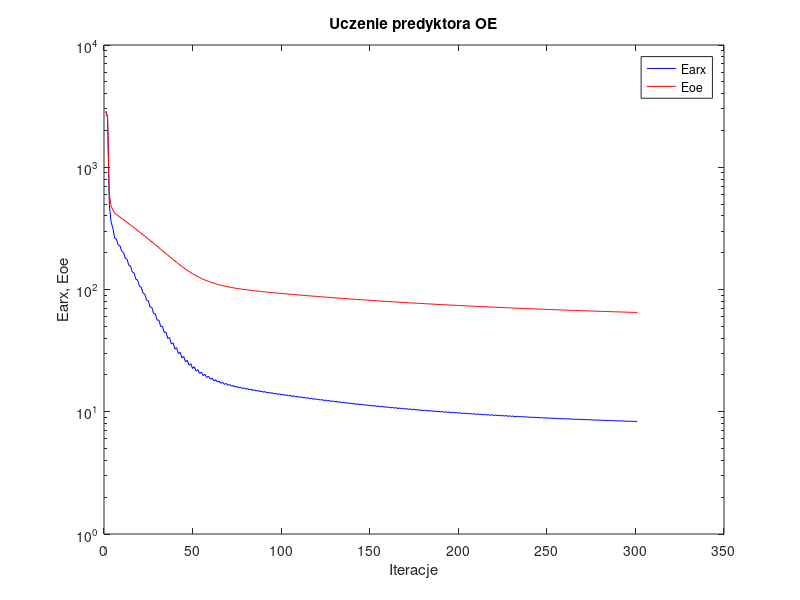
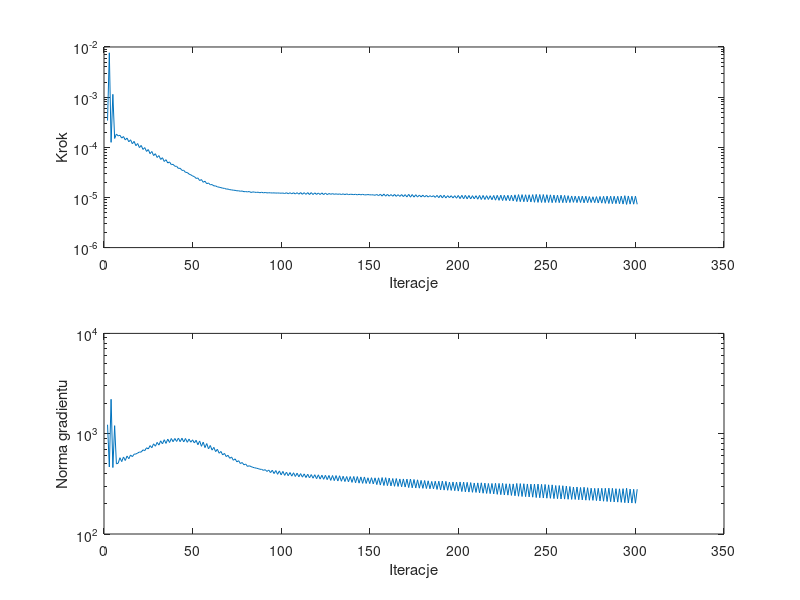

The MATLAB script that drew these images, in order:
%uczenie predyktora oe
clear all;
n=0; farx(n+1)=2.868368e+003; foe(n+1)=2.868467e+003; wspucz(n+1)=0.000000e+000; ng(n+1)=0.000000e+000;
n=1; farx(n+1)=2.554831e+003; foe(n+1)=2.596989e+003; krok(n+1)=3.411214e-004; ng(n+1)=1.228928e+003;
n=2; farx(n+1)=4.952606e+002; foe(n+1)=6.022790e+002; krok(n+1)=7.660947e-003; ng(n+1)=4.655565e+002;
n=3; farx(n+1)=3.558802e+002; foe(n+1)=4.803657e+002; krok(n+1)=1.254535e-004; ng(n+1)=2.203438e+003;
n=4; farx(n+1)=3.177712e+002; foe(n+1)=4.481550e+002; krok(n+1)=1.137613e-003; ng(n+1)=4.598097e+002;
n=5; farx(n+1)=2.639293e+002; foe(n+1)=4.209864e+002; krok(n+1)=1.500113e-004; ng(n+1)=1.202391e+003;
n=6; farx(n+1)=2.581580e+002; foe(n+1)=4.104513e+002; krok(n+1)=1.837317e-004; ng(n+1)=5.001870e+002;
n=7; farx(n+1)=2.317940e+002; foe(n+1)=4.006375e+002; krok(n+1)=1.684609e-004; ng(n+1)=5.077305e+002;
n=8; farx(n+1)=2.284505e+002; foe(n+1)=3.910889e+002; krok(n+1)=1.733806e-004; ng(n+1)=5.761047e+002;
n=9; farx(n+1)=2.047493e+002; foe(n+1)=3.814862e+002; krok(n+1)=1.526551e-004; ng(n+1)=5.267652e+002;
n=10; farx(n+1)=2.013061e+002; foe(n+1)=3.721732e+002; krok(n+1)=1.638013e-004; ng(n+1)=5.860584e+002;
n=11; farx(n+1)=1.801169e+002; foe(n+1)=3.628823e+002; krok(n+1)=1.401071e-004; ng(n+1)=5.403901e+002;
n=12; farx(n+1)=1.769185e+002; foe(n+1)=3.538897e+002; krok(n+1)=1.527851e-004; ng(n+1)=5.991500e+002;
n=13; farx(n+1)=1.580374e+002; foe(n+1)=3.449579e+002; krok(n+1)=1.287051e-004; ng(n+1)=5.629191e+002;
n=14; farx(n+1)=1.552431e+002; foe(n+1)=3.363255e+002; krok(n+1)=1.410950e-004; ng(n+1)=6.135067e+002;
n=15; farx(n+1)=1.385389e+002; foe(n+1)=3.277710e+002; krok(n+1)=1.176687e-004; ng(n+1)=5.903801e+002;
n=16; farx(n+1)=1.361182e+002; foe(n+1)=3.194856e+002; krok(n+1)=1.312842e-004; ng(n+1)=6.247160e+002;
n=17; farx(n+1)=1.212603e+002; foe(n+1)=3.112853e+002; krok(n+1)=1.075741e-004; ng(n+1)=6.272326e+002;
n=18; farx(n+1)=1.193505e+002; foe(n+1)=3.033598e+002; krok(n+1)=1.189563e-004; ng(n+1)=6.417941e+002;
n=19; farx(n+1)=1.062308e+002; foe(n+1)=2.955226e+002; krok(n+1)=9.874235e-005; ng(n+1)=6.565512e+002;
n=20; farx(n+1)=1.047323e+002; foe(n+1)=2.879178e+002; krok(n+1)=1.089132e-004; ng(n+1)=6.555382e+002;
n=21; farx(n+1)=9.307620e+001; foe(n+1)=2.804064e+002; krok(n+1)=9.050205e-005; ng(n+1)=6.905319e+002;
n=22; farx(n+1)=9.203497e+001; foe(n+1)=2.731201e+002; krok(n+1)=9.866949e-005; ng(n+1)=6.776018e+002;
n=23; farx(n+1)=8.169427e+001; foe(n+1)=2.659175e+002; krok(n+1)=8.273599e-005; ng(n+1)=7.239994e+002;
n=24; farx(n+1)=8.103981e+001; foe(n+1)=2.589263e+002; krok(n+1)=9.012338e-005; ng(n+1)=7.043239e+002;
n=25; farx(n+1)=7.190565e+001; foe(n+1)=2.520095e+002; krok(n+1)=7.457719e-005; ng(n+1)=7.612572e+002;
n=26; farx(n+1)=7.151042e+001; foe(n+1)=2.452822e+002; krok(n+1)=8.253980e-005; ng(n+1)=7.246153e+002;
n=27; farx(n+1)=6.338133e+001; foe(n+1)=2.386593e+002; krok(n+1)=6.831655e-005; ng(n+1)=7.926463e+002;
n=28; farx(n+1)=6.329192e+001; foe(n+1)=2.322174e+002; krok(n+1)=7.447980e-005; ng(n+1)=7.501557e+002;
n=29; farx(n+1)=5.608228e+001; foe(n+1)=2.258945e+002; krok(n+1)=6.257477e-005; ng(n+1)=8.192057e+002;
n=30; farx(n+1)=5.622715e+001; foe(n+1)=2.197272e+002; krok(n+1)=6.831655e-005; ng(n+1)=7.703695e+002;
n=31; farx(n+1)=4.978298e+001; foe(n+1)=2.136994e+002; krok(n+1)=5.720244e-005; ng(n+1)=8.492754e+002;
n=32; farx(n+1)=5.014965e+001; foe(n+1)=2.078228e+002; krok(n+1)=6.197037e-005; ng(n+1)=7.910583e+002;
n=33; farx(n+1)=4.444892e+001; foe(n+1)=2.021110e+002; krok(n+1)=5.209949e-005; ng(n+1)=8.708668e+002;
n=34; farx(n+1)=4.492519e+001; foe(n+1)=1.965167e+002; krok(n+1)=5.665485e-005; ng(n+1)=8.003457e+002;
n=35; farx(n+1)=3.982287e+001; foe(n+1)=1.911424e+002; krok(n+1)=4.856864e-005; ng(n+1)=8.834370e+002;
n=36; farx(n+1)=4.047052e+001; foe(n+1)=1.858729e+002; krok(n+1)=5.111781e-005; ng(n+1)=8.175243e+002;
n=37; farx(n+1)=3.589836e+001; foe(n+1)=1.808475e+002; krok(n+1)=4.506169e-005; ng(n+1)=8.954466e+002;
n=38; farx(n+1)=3.666066e+001; foe(n+1)=1.759168e+002; krok(n+1)=4.572173e-005; ng(n+1)=8.316167e+002;
n=39; farx(n+1)=3.260785e+001; foe(n+1)=1.712570e+002; krok(n+1)=4.185317e-005; ng(n+1)=8.960989e+002;
n=40; farx(n+1)=3.343866e+001; foe(n+1)=1.666807e+002; krok(n+1)=4.184295e-005; ng(n+1)=8.365467e+002;
n=41; farx(n+1)=2.985926e+001; foe(n+1)=1.624006e+002; krok(n+1)=3.788626e-005; ng(n+1)=9.045379e+002;
n=42; farx(n+1)=3.069256e+001; foe(n+1)=1.581980e+002; krok(n+1)=3.819627e-005; ng(n+1)=8.324415e+002;
n=43; farx(n+1)=2.753978e+001; foe(n+1)=1.543065e+002; krok(n+1)=3.468782e-005; ng(n+1)=9.018706e+002;
n=44; farx(n+1)=2.836697e+001; foe(n+1)=1.504940e+002; krok(n+1)=3.473178e-005; ng(n+1)=8.278208e+002;
n=45; farx(n+1)=2.560054e+001; foe(n+1)=1.469922e+002; krok(n+1)=3.163728e-005; ng(n+1)=8.957902e+002;
n=46; farx(n+1)=2.639346e+001; foe(n+1)=1.435742e+002; krok(n+1)=3.146663e-005; ng(n+1)=8.209032e+002;
n=47; farx(n+1)=2.396163e+001; foe(n+1)=1.404526e+002; krok(n+1)=2.921834e-005; ng(n+1)=8.838803e+002;
n=48; farx(n+1)=2.472189e+001; foe(n+1)=1.374211e+002; krok(n+1)=2.829063e-005; ng(n+1)=8.225747e+002;
n=49; farx(n+1)=2.261100e+001; foe(n+1)=1.346614e+002; krok(n+1)=2.677366e-005; ng(n+1)=8.690344e+002;
n=50; farx(n+1)=2.331685e+001; foe(n+1)=1.319991e+002; krok(n+1)=2.605170e-005; ng(n+1)=8.085075e+002;
n=51; farx(n+1)=2.150227e+001; foe(n+1)=1.295784e+002; krok(n+1)=2.394830e-005; ng(n+1)=8.601019e+002;
n=52; farx(n+1)=2.212599e+001; foe(n+1)=1.272563e+002; krok(n+1)=2.444110e-005; ng(n+1)=7.756306e+002;
n=53; farx(n+1)=2.055332e+001; foe(n+1)=1.251415e+002; krok(n+1)=2.170937e-005; ng(n+1)=8.467622e+002;
n=54; farx(n+1)=2.110963e+001; foe(n+1)=1.231250e+002; krok(n+1)=2.273062e-005; ng(n+1)=7.485585e+002;
n=55; farx(n+1)=1.973869e+001; foe(n+1)=1.212825e+002; krok(n+1)=2.007443e-005; ng(n+1)=8.243922e+002;
n=56; farx(n+1)=2.024253e+001; foe(n+1)=1.195375e+002; krok(n+1)=2.105761e-005; ng(n+1)=7.266897e+002;
n=57; farx(n+1)=1.904205e+001; foe(n+1)=1.179342e+002; krok(n+1)=1.877358e-005; ng(n+1)=7.975059e+002;
n=58; farx(n+1)=1.949722e+001; foe(n+1)=1.164255e+002; krok(n+1)=1.943349e-005; ng(n+1)=7.054776e+002;
n=59; farx(n+1)=1.844214e+001; foe(n+1)=1.150304e+002; krok(n+1)=1.787154e-005; ng(n+1)=7.631429e+002;
n=60; farx(n+1)=1.885961e+001; foe(n+1)=1.137243e+002; krok(n+1)=1.806577e-005; ng(n+1)=6.861573e+002;
n=61; farx(n+1)=1.792833e+001; foe(n+1)=1.125074e+002; krok(n+1)=1.700240e-005; ng(n+1)=7.311367e+002;
n=62; farx(n+1)=1.830931e+001; foe(n+1)=1.113729e+002; krok(n+1)=1.697768e-005; ng(n+1)=6.628779e+002;
n=63; farx(n+1)=1.748286e+001; foe(n+1)=1.103081e+002; krok(n+1)=1.625776e-005; ng(n+1)=6.993288e+002;
n=64; farx(n+1)=1.782979e+001; foe(n+1)=1.093182e+002; krok(n+1)=1.602043e-005; ng(n+1)=6.385112e+002;
n=65; farx(n+1)=1.709343e+001; foe(n+1)=1.083824e+002; krok(n+1)=1.568168e-005; ng(n+1)=6.657633e+002;
n=66; farx(n+1)=1.741223e+001; foe(n+1)=1.075141e+002; krok(n+1)=1.530761e-005; ng(n+1)=6.136950e+002;
n=67; farx(n+1)=1.674834e+001; foe(n+1)=1.066874e+002; krok(n+1)=1.516275e-005; ng(n+1)=6.365061e+002;
n=68; farx(n+1)=1.704453e+001; foe(n+1)=1.059209e+002; krok(n+1)=1.469853e-005; ng(n+1)=5.911741e+002;
n=69; farx(n+1)=1.644250e+001; foe(n+1)=1.051861e+002; krok(n+1)=1.468165e-005; ng(n+1)=6.091210e+002;
n=70; farx(n+1)=1.671931e+001; foe(n+1)=1.045049e+002; krok(n+1)=1.430061e-005; ng(n+1)=5.682463e+002;
n=71; farx(n+1)=1.616988e+001; foe(n+1)=1.038472e+002; krok(n+1)=1.414532e-005; ng(n+1)=5.862090e+002;
n=72; farx(n+1)=1.642581e+001; foe(n+1)=1.032370e+002; krok(n+1)=1.395478e-005; ng(n+1)=5.432114e+002;
n=73; farx(n+1)=1.591963e+001; foe(n+1)=1.026444e+002; krok(n+1)=1.384553e-005; ng(n+1)=5.617680e+002;
n=74; farx(n+1)=1.615996e+001; foe(n+1)=1.020936e+002; krok(n+1)=1.356957e-005; ng(n+1)=5.238557e+002;
n=75; farx(n+1)=1.569205e+001; foe(n+1)=1.015556e+002; krok(n+1)=1.357488e-005; ng(n+1)=5.382083e+002;
n=76; farx(n+1)=1.591729e+001; foe(n+1)=1.010544e+002; krok(n+1)=1.328620e-005; ng(n+1)=5.035042e+002;
n=77; farx(n+1)=1.547881e+001; foe(n+1)=1.005621e+002; krok(n+1)=1.344676e-005; ng(n+1)=5.163025e+002;
n=78; farx(n+1)=1.569526e+001; foe(n+1)=1.001023e+002; krok(n+1)=1.302585e-005; ng(n+1)=4.893885e+002;
n=79; farx(n+1)=1.528609e+001; foe(n+1)=9.964830e+001; krok(n+1)=1.308609e-005; ng(n+1)=4.987384e+002;
n=80; farx(n+1)=1.548718e+001; foe(n+1)=9.922281e+001; krok(n+1)=1.290553e-005; ng(n+1)=4.718540e+002;
n=81; farx(n+1)=1.509677e+001; foe(n+1)=9.880095e+001; krok(n+1)=1.314101e-005; ng(n+1)=4.790839e+002;
n=82; farx(n+1)=1.529305e+001; foe(n+1)=9.840446e+001; krok(n+1)=1.255575e-005; ng(n+1)=4.703308e+002;
n=83; farx(n+1)=1.492556e+001; foe(n+1)=9.800954e+001; krok(n+1)=1.290553e-005; ng(n+1)=4.621663e+002;
n=84; farx(n+1)=1.511297e+001; foe(n+1)=9.763702e+001; krok(n+1)=1.271718e-005; ng(n+1)=4.574490e+002;
n=85; farx(n+1)=1.475995e+001; foe(n+1)=9.726446e+001; krok(n+1)=1.259797e-005; ng(n+1)=4.531186e+002;
n=86; farx(n+1)=1.494038e+001; foe(n+1)=9.691202e+001; krok(n+1)=1.271718e-005; ng(n+1)=4.488954e+002;
n=87; farx(n+1)=1.460097e+001; foe(n+1)=9.655836e+001; krok(n+1)=1.240823e-005; ng(n+1)=4.420653e+002;
n=88; farx(n+1)=1.477490e+001; foe(n+1)=9.622280e+001; krok(n+1)=1.268925e-005; ng(n+1)=4.412412e+002;
n=89; farx(n+1)=1.444566e+001; foe(n+1)=9.588523e+001; krok(n+1)=1.235197e-005; ng(n+1)=4.309448e+002;
n=90; farx(n+1)=1.461575e+001; foe(n+1)=9.556423e+001; krok(n+1)=1.255575e-005; ng(n+1)=4.379133e+002;
n=91; farx(n+1)=1.429600e+001; foe(n+1)=9.524041e+001; krok(n+1)=1.231075e-005; ng(n+1)=4.201770e+002;
n=92; farx(n+1)=1.446168e+001; foe(n+1)=9.493173e+001; krok(n+1)=1.240823e-005; ng(n+1)=4.343757e+002;
n=93; farx(n+1)=1.415010e+001; foe(n+1)=9.461980e+001; krok(n+1)=1.235197e-005; ng(n+1)=4.091547e+002;
n=94; farx(n+1)=1.431322e+001; foe(n+1)=9.432173e+001; krok(n+1)=1.227270e-005; ng(n+1)=4.323899e+002;
n=95; farx(n+1)=1.400909e+001; foe(n+1)=9.401998e+001; krok(n+1)=1.233369e-005; ng(n+1)=4.004167e+002;
n=96; farx(n+1)=1.416971e+001; foe(n+1)=9.373100e+001; krok(n+1)=1.222055e-005; ng(n+1)=4.292947e+002;
n=97; farx(n+1)=1.387208e+001; foe(n+1)=9.343806e+001; krok(n+1)=1.226836e-005; ng(n+1)=3.936670e+002;
n=98; farx(n+1)=1.403051e+001; foe(n+1)=9.315700e+001; krok(n+1)=1.222055e-005; ng(n+1)=4.257378e+002;
n=99; farx(n+1)=1.373925e+001; foe(n+1)=9.287176e+001; krok(n+1)=1.214216e-005; ng(n+1)=3.884572e+002;
n=100; farx(n+1)=1.389457e+001; foe(n+1)=9.259761e+001; krok(n+1)=1.224850e-005; ng(n+1)=4.208273e+002;
n=101; farx(n+1)=1.361090e+001; foe(n+1)=9.231929e+001; krok(n+1)=1.197415e-005; ng(n+1)=3.840904e+002;
n=102; farx(n+1)=1.376256e+001; foe(n+1)=9.205105e+001; krok(n+1)=1.240823e-005; ng(n+1)=4.136233e+002;
n=103; farx(n+1)=1.348310e+001; foe(n+1)=9.177878e+001; krok(n+1)=1.185899e-005; ng(n+1)=3.811654e+002;
n=104; farx(n+1)=1.363286e+001; foe(n+1)=9.151615e+001; krok(n+1)=1.240823e-005; ng(n+1)=4.102075e+002;
n=105; farx(n+1)=1.335737e+001; foe(n+1)=9.124955e+001; krok(n+1)=1.182351e-005; ng(n+1)=3.774172e+002;
n=106; farx(n+1)=1.350646e+001; foe(n+1)=9.099217e+001; krok(n+1)=1.240203e-005; ng(n+1)=4.080443e+002;
n=107; farx(n+1)=1.323536e+001; foe(n+1)=9.073071e+001; krok(n+1)=1.171829e-005; ng(n+1)=3.744441e+002;
n=108; farx(n+1)=1.338275e+001; foe(n+1)=9.047798e+001; krok(n+1)=1.245057e-005; ng(n+1)=4.041232e+002;
n=109; farx(n+1)=1.311593e+001; foe(n+1)=9.022131e+001; krok(n+1)=1.161523e-005; ng(n+1)=3.715957e+002;
n=110; farx(n+1)=1.326158e+001; foe(n+1)=8.997290e+001; krok(n+1)=1.249822e-005; ng(n+1)=4.001687e+002;
n=111; farx(n+1)=1.299816e+001; foe(n+1)=8.972075e+001; krok(n+1)=1.155377e-005; ng(n+1)=3.688111e+002;
n=112; farx(n+1)=1.314244e+001; foe(n+1)=8.947658e+001; krok(n+1)=1.245571e-005; ng(n+1)=3.976352e+002;
n=113; farx(n+1)=1.288325e+001; foe(n+1)=8.922892e+001; krok(n+1)=1.151293e-005; ng(n+1)=3.653038e+002;
n=114; farx(n+1)=1.302642e+001; foe(n+1)=8.898870e+001; krok(n+1)=1.248150e-005; ng(n+1)=3.945049e+002;
n=115; farx(n+1)=1.277081e+001; foe(n+1)=8.874513e+001; krok(n+1)=1.143043e-005; ng(n+1)=3.628335e+002;
n=116; farx(n+1)=1.291248e+001; foe(n+1)=8.850869e+001; krok(n+1)=1.248325e-005; ng(n+1)=3.912595e+002;
n=117; farx(n+1)=1.265962e+001; foe(n+1)=8.826919e+001; krok(n+1)=1.142338e-005; ng(n+1)=3.599381e+002;
n=118; farx(n+1)=1.280010e+001; foe(n+1)=8.803665e+001; krok(n+1)=1.234279e-005; ng(n+1)=3.900326e+002;
n=119; farx(n+1)=1.255077e+001; foe(n+1)=8.780137e+001; krok(n+1)=1.148323e-005; ng(n+1)=3.557480e+002;
n=120; farx(n+1)=1.269096e+001; foe(n+1)=8.757264e+001; krok(n+1)=1.225575e-005; ng(n+1)=3.890700e+002;
n=121; farx(n+1)=1.244562e+001; foe(n+1)=8.734122e+001; krok(n+1)=1.143043e-005; ng(n+1)=3.528059e+002;
n=122; farx(n+1)=1.258494e+001; foe(n+1)=8.711591e+001; krok(n+1)=1.231075e-005; ng(n+1)=3.857690e+002;
n=123; farx(n+1)=1.234138e+001; foe(n+1)=8.688805e+001; krok(n+1)=1.138585e-005; ng(n+1)=3.511727e+002;
n=124; farx(n+1)=1.248037e+001; foe(n+1)=8.666636e+001; krok(n+1)=1.222055e-005; ng(n+1)=3.847968e+002;
n=125; farx(n+1)=1.223967e+001; foe(n+1)=8.644220e+001; krok(n+1)=1.138585e-005; ng(n+1)=3.483399e+002;
n=126; farx(n+1)=1.237606e+001; foe(n+1)=8.622400e+001; krok(n+1)=1.197415e-005; ng(n+1)=3.834488e+002;
n=127; farx(n+1)=1.213990e+001; foe(n+1)=8.600389e+001; krok(n+1)=1.155324e-005; ng(n+1)=3.424167e+002;
n=128; farx(n+1)=1.227669e+001; foe(n+1)=8.578914e+001; krok(n+1)=1.191521e-005; ng(n+1)=3.829256e+002;
n=129; farx(n+1)=1.204231e+001; foe(n+1)=8.557248e+001; krok(n+1)=1.153689e-005; ng(n+1)=3.405515e+002;
n=130; farx(n+1)=1.217882e+001; foe(n+1)=8.536110e+001; krok(n+1)=1.180191e-005; ng(n+1)=3.823985e+002;
n=131; farx(n+1)=1.194752e+001; foe(n+1)=8.514792e+001; krok(n+1)=1.153689e-005; ng(n+1)=3.377079e+002;
n=132; farx(n+1)=1.208358e+001; foe(n+1)=8.493978e+001; krok(n+1)=1.176389e-005; ng(n+1)=3.807288e+002;
n=133; farx(n+1)=1.185616e+001; foe(n+1)=8.472997e+001; krok(n+1)=1.143043e-005; ng(n+1)=3.356729e+002;
n=134; farx(n+1)=1.199023e+001; foe(n+1)=8.452489e+001; krok(n+1)=1.178746e-005; ng(n+1)=3.766050e+002;
n=135; farx(n+1)=1.176587e+001; foe(n+1)=8.431840e+001; krok(n+1)=1.138543e-005; ng(n+1)=3.334150e+002;
n=136; farx(n+1)=1.189909e+001; foe(n+1)=8.411644e+001; krok(n+1)=1.177023e-005; ng(n+1)=3.742584e+002;
n=137; farx(n+1)=1.167647e+001; foe(n+1)=8.391321e+001; krok(n+1)=1.138585e-005; ng(n+1)=3.314691e+002;
n=138; farx(n+1)=1.180836e+001; foe(n+1)=8.371444e+001; krok(n+1)=1.155324e-005; ng(n+1)=3.740262e+002;
n=139; farx(n+1)=1.158864e+001; foe(n+1)=8.351457e+001; krok(n+1)=1.153689e-005; ng(n+1)=3.270606e+002;
n=140; farx(n+1)=1.172055e+001; foe(n+1)=8.331888e+001; krok(n+1)=1.138543e-005; ng(n+1)=3.747182e+002;
n=141; farx(n+1)=1.150367e+001; foe(n+1)=8.312220e+001; krok(n+1)=1.157184e-005; ng(n+1)=3.241727e+002;
n=142; farx(n+1)=1.163468e+001; foe(n+1)=8.292951e+001; krok(n+1)=1.127096e-005; ng(n+1)=3.737205e+002;
n=143; farx(n+1)=1.142153e+001; foe(n+1)=8.273594e+001; krok(n+1)=1.155324e-005; ng(n+1)=3.213529e+002;
n=144; farx(n+1)=1.155147e+001; foe(n+1)=8.254620e+001; krok(n+1)=1.127096e-005; ng(n+1)=3.709505e+002;
n=145; farx(n+1)=1.134004e+001; foe(n+1)=8.235571e+001; krok(n+1)=1.153689e-005; ng(n+1)=3.196995e+002;
n=146; farx(n+1)=1.147084e+001; foe(n+1)=8.216889e+001; krok(n+1)=1.126542e-005; ng(n+1)=3.704735e+002;
n=147; farx(n+1)=1.126368e+001; foe(n+1)=8.198142e+001; krok(n+1)=1.127096e-005; ng(n+1)=3.191713e+002;
n=148; farx(n+1)=1.139153e+001; foe(n+1)=8.179742e+001; krok(n+1)=1.141354e-005; ng(n+1)=3.635636e+002;
n=149; farx(n+1)=1.118515e+001; foe(n+1)=8.161290e+001; krok(n+1)=1.126542e-005; ng(n+1)=3.179794e+002;
n=150; farx(n+1)=1.131319e+001; foe(n+1)=8.143178e+001; krok(n+1)=1.126542e-005; ng(n+1)=3.643022e+002;
n=151; farx(n+1)=1.110940e+001; foe(n+1)=8.125023e+001; krok(n+1)=1.126542e-005; ng(n+1)=3.156378e+002;
n=152; farx(n+1)=1.123498e+001; foe(n+1)=8.107189e+001; krok(n+1)=1.104522e-005; ng(n+1)=3.630537e+002;
n=153; farx(n+1)=1.103466e+001; foe(n+1)=8.089320e+001; krok(n+1)=1.144248e-005; ng(n+1)=3.109501e+002;
n=154; farx(n+1)=1.115927e+001; foe(n+1)=8.071757e+001; krok(n+1)=1.085468e-005; ng(n+1)=3.632038e+002;
n=155; farx(n+1)=1.096064e+001; foe(n+1)=8.054159e+001; krok(n+1)=1.161317e-005; ng(n+1)=3.074933e+002;
n=156; farx(n+1)=1.108536e+001; foe(n+1)=8.036847e+001; krok(n+1)=1.063629e-005; ng(n+1)=3.651933e+002;
n=157; farx(n+1)=1.088956e+001; foe(n+1)=8.019512e+001; krok(n+1)=1.168403e-005; ng(n+1)=3.043825e+002;
n=158; farx(n+1)=1.101446e+001; foe(n+1)=8.002459e+001; krok(n+1)=1.061240e-005; ng(n+1)=3.643983e+002;
n=159; farx(n+1)=1.082137e+001; foe(n+1)=7.985412e+001; krok(n+1)=1.153689e-005; ng(n+1)=3.034446e+002;
n=160; farx(n+1)=1.094461e+001; foe(n+1)=7.968630e+001; krok(n+1)=1.061240e-005; ng(n+1)=3.609963e+002;
n=161; farx(n+1)=1.075492e+001; foe(n+1)=7.951855e+001; krok(n+1)=1.143043e-005; ng(n+1)=3.016974e+002;
n=162; farx(n+1)=1.087573e+001; foe(n+1)=7.935342e+001; krok(n+1)=1.057446e-005; ng(n+1)=3.572085e+002;
n=163; farx(n+1)=1.068808e+001; foe(n+1)=7.918821e+001; krok(n+1)=1.149974e-005; ng(n+1)=2.990796e+002;
n=164; farx(n+1)=1.080924e+001; foe(n+1)=7.902550e+001; krok(n+1)=1.051121e-005; ng(n+1)=3.573146e+002;
n=165; farx(n+1)=1.062446e+001; foe(n+1)=7.886298e+001; krok(n+1)=1.136531e-005; ng(n+1)=2.979021e+002;
n=166; farx(n+1)=1.074353e+001; foe(n+1)=7.870287e+001; krok(n+1)=1.048504e-005; ng(n+1)=3.537808e+002;
n=167; farx(n+1)=1.056053e+001; foe(n+1)=7.854285e+001; krok(n+1)=1.141354e-005; ng(n+1)=2.956462e+002;
n=168; farx(n+1)=1.067950e+001; foe(n+1)=7.838507e+001; krok(n+1)=1.038706e-005; ng(n+1)=3.538938e+002;
n=169; farx(n+1)=1.049870e+001; foe(n+1)=7.822757e+001; krok(n+1)=1.138585e-005; ng(n+1)=2.938590e+002;
n=170; farx(n+1)=1.061577e+001; foe(n+1)=7.807217e+001; krok(n+1)=1.023989e-005; ng(n+1)=3.525335e+002;
n=171; farx(n+1)=1.043715e+001; foe(n+1)=7.791685e+001; krok(n+1)=1.153689e-005; ng(n+1)=2.904584e+002;
n=172; farx(n+1)=1.055442e+001; foe(n+1)=7.776360e+001; krok(n+1)=1.013046e-005; ng(n+1)=3.533434e+002;
n=173; farx(n+1)=1.037904e+001; foe(n+1)=7.761072e+001; krok(n+1)=1.143043e-005; ng(n+1)=2.887522e+002;
n=174; farx(n+1)=1.049471e+001; foe(n+1)=7.745997e+001; krok(n+1)=1.015968e-005; ng(n+1)=3.496487e+002;
n=175; farx(n+1)=1.032181e+001; foe(n+1)=7.730956e+001; krok(n+1)=1.132635e-005; ng(n+1)=2.874712e+002;
n=176; farx(n+1)=1.043639e+001; foe(n+1)=7.716119e+001; krok(n+1)=1.017255e-005; ng(n+1)=3.469093e+002;
n=177; farx(n+1)=1.026675e+001; foe(n+1)=7.701323e+001; krok(n+1)=1.115447e-005; ng(n+1)=2.863303e+002;
n=178; farx(n+1)=1.037942e+001; foe(n+1)=7.686729e+001; krok(n+1)=1.023989e-005; ng(n+1)=3.423071e+002;
n=179; farx(n+1)=1.021124e+001; foe(n+1)=7.672170e+001; krok(n+1)=1.109774e-005; ng(n+1)=2.852512e+002;
n=180; farx(n+1)=1.032352e+001; foe(n+1)=7.657794e+001; krok(n+1)=1.019428e-005; ng(n+1)=3.413940e+002;
n=181; farx(n+1)=1.015761e+001; foe(n+1)=7.643464e+001; krok(n+1)=1.101046e-005; ng(n+1)=2.839374e+002;
n=182; farx(n+1)=1.026877e+001; foe(n+1)=7.629309e+001; krok(n+1)=1.018462e-005; ng(n+1)=3.390043e+002;
n=183; farx(n+1)=1.010624e+001; foe(n+1)=7.615203e+001; krok(n+1)=1.085468e-005; ng(n+1)=2.825468e+002;
n=184; farx(n+1)=1.021584e+001; foe(n+1)=7.601274e+001; krok(n+1)=1.029831e-005; ng(n+1)=3.342636e+002;
n=185; farx(n+1)=1.005317e+001; foe(n+1)=7.587396e+001; krok(n+1)=1.083629e-005; ng(n+1)=2.821385e+002;
n=186; farx(n+1)=1.016182e+001; foe(n+1)=7.573662e+001; krok(n+1)=1.003721e-005; ng(n+1)=3.358356e+002;
n=187; farx(n+1)=1.000190e+001; foe(n+1)=7.559971e+001; krok(n+1)=1.099167e-005; ng(n+1)=2.782978e+002;
n=188; farx(n+1)=1.010957e+001; foe(n+1)=7.546433e+001; krok(n+1)=9.888364e-006; ng(n+1)=3.357867e+002;
n=189; farx(n+1)=9.950956e+000; foe(n+1)=7.532931e+001; krok(n+1)=1.113124e-005; ng(n+1)=2.755760e+002;
n=190; farx(n+1)=1.005907e+001; foe(n+1)=7.519569e+001; krok(n+1)=9.766516e-006; ng(n+1)=3.373243e+002;
n=191; farx(n+1)=9.902818e+000; foe(n+1)=7.506272e+001; krok(n+1)=1.106017e-005; ng(n+1)=2.740357e+002;
n=192; farx(n+1)=1.000985e+001; foe(n+1)=7.493116e+001; krok(n+1)=9.766516e-006; ng(n+1)=3.348693e+002;
n=193; farx(n+1)=9.857245e+000; foe(n+1)=7.480029e+001; krok(n+1)=1.085468e-005; ng(n+1)=2.728324e+002;
n=194; farx(n+1)=9.962059e+000; foe(n+1)=7.467098e+001; krok(n+1)=9.888364e-006; ng(n+1)=3.289871e+002;
n=195; farx(n+1)=9.809740e+000; foe(n+1)=7.454220e+001; krok(n+1)=1.083629e-005; ng(n+1)=2.721549e+002;
n=196; farx(n+1)=9.914564e+000; foe(n+1)=7.441463e+001; krok(n+1)=9.766516e-006; ng(n+1)=3.299368e+002;
n=197; farx(n+1)=9.763958e+000; foe(n+1)=7.428775e+001; krok(n+1)=1.083629e-005; ng(n+1)=2.703974e+002;
n=198; farx(n+1)=9.867524e+000; foe(n+1)=7.416199e+001; krok(n+1)=9.647596e-006; ng(n+1)=3.291304e+002;
n=199; farx(n+1)=9.718312e+000; foe(n+1)=7.403684e+001; krok(n+1)=1.095376e-005; ng(n+1)=2.678461e+002;
n=200; farx(n+1)=9.821230e+000; foe(n+1)=7.391268e+001; krok(n+1)=9.471564e-006; ng(n+1)=3.301444e+002;
n=201; farx(n+1)=9.674332e+000; foe(n+1)=7.378911e+001; krok(n+1)=1.103022e-005; ng(n+1)=2.650821e+002;
n=202; farx(n+1)=9.776361e+000; foe(n+1)=7.366670e+001; krok(n+1)=9.392863e-006; ng(n+1)=3.292767e+002;
n=203; farx(n+1)=9.631664e+000; foe(n+1)=7.354486e+001; krok(n+1)=1.101046e-005; ng(n+1)=2.631924e+002;
n=204; farx(n+1)=9.732693e+000; foe(n+1)=7.342425e+001; krok(n+1)=9.365562e-006; ng(n+1)=3.274097e+002;
n=205; farx(n+1)=9.589904e+000; foe(n+1)=7.330423e+001; krok(n+1)=1.095389e-005; ng(n+1)=2.617860e+002;
n=206; farx(n+1)=9.689950e+000; foe(n+1)=7.318540e+001; krok(n+1)=9.342023e-006; ng(n+1)=3.255128e+002;
n=207; farx(n+1)=9.549515e+000; foe(n+1)=7.306717e+001; krok(n+1)=1.085468e-005; ng(n+1)=2.604336e+002;
n=208; farx(n+1)=9.648530e+000; foe(n+1)=7.295020e+001; krok(n+1)=9.386788e-006; ng(n+1)=3.224421e+002;
n=209; farx(n+1)=9.508379e+000; foe(n+1)=7.283387e+001; krok(n+1)=1.083629e-005; ng(n+1)=2.597687e+002;
n=210; farx(n+1)=9.606745e+000; foe(n+1)=7.271834e+001; krok(n+1)=9.225986e-006; ng(n+1)=3.233021e+002;
n=211; farx(n+1)=9.468140e+000; foe(n+1)=7.260343e+001; krok(n+1)=1.095376e-005; ng(n+1)=2.571945e+002;
n=212; farx(n+1)=9.565952e+000; foe(n+1)=7.248933e+001; krok(n+1)=9.098741e-006; ng(n+1)=3.238148e+002;
n=213; farx(n+1)=9.429734e+000; foe(n+1)=7.237588e+001; krok(n+1)=1.095389e-005; ng(n+1)=2.550232e+002;
n=214; farx(n+1)=9.526550e+000; foe(n+1)=7.226347e+001; krok(n+1)=9.089066e-006; ng(n+1)=3.216830e+002;
n=215; farx(n+1)=9.392397e+000; foe(n+1)=7.215171e+001; krok(n+1)=1.085468e-005; ng(n+1)=2.538309e+002;
n=216; farx(n+1)=9.488102e+000; foe(n+1)=7.204104e+001; krok(n+1)=9.107769e-006; ng(n+1)=3.189062e+002;
n=217; farx(n+1)=9.354706e+000; foe(n+1)=7.193099e+001; krok(n+1)=1.083629e-005; ng(n+1)=2.528659e+002;
n=218; farx(n+1)=9.449731e+000; foe(n+1)=7.182170e+001; krok(n+1)=8.996611e-006; ng(n+1)=3.189850e+002;
n=219; farx(n+1)=9.317169e+000; foe(n+1)=7.171305e+001; krok(n+1)=1.095376e-005; ng(n+1)=2.509276e+002;
n=220; farx(n+1)=9.411728e+000; foe(n+1)=7.160493e+001; krok(n+1)=8.829868e-006; ng(n+1)=3.204146e+002;
n=221; farx(n+1)=9.281246e+000; foe(n+1)=7.149745e+001; krok(n+1)=1.103022e-005; ng(n+1)=2.485563e+002;
n=222; farx(n+1)=9.374791e+000; foe(n+1)=7.139079e+001; krok(n+1)=8.756691e-006; ng(n+1)=3.193800e+002;
n=223; farx(n+1)=9.245532e+000; foe(n+1)=7.128465e+001; krok(n+1)=1.109569e-005; ng(n+1)=2.467894e+002;
n=224; farx(n+1)=9.338609e+000; foe(n+1)=7.117924e+001; krok(n+1)=8.667355e-006; ng(n+1)=3.195273e+002;
n=225; farx(n+1)=9.211615e+000; foe(n+1)=7.107447e+001; krok(n+1)=1.104522e-005; ng(n+1)=2.451836e+002;
n=226; farx(n+1)=9.303477e+000; foe(n+1)=7.097071e+001; krok(n+1)=8.671956e-006; ng(n+1)=3.167782e+002;
n=227; farx(n+1)=9.177490e+000; foe(n+1)=7.086746e+001; krok(n+1)=1.103022e-005; ng(n+1)=2.440903e+002;
n=228; farx(n+1)=9.268664e+000; foe(n+1)=7.076499e+001; krok(n+1)=8.593476e-006; ng(n+1)=3.163893e+002;
n=229; farx(n+1)=9.144076e+000; foe(n+1)=7.066304e+001; krok(n+1)=1.106017e-005; ng(n+1)=2.424729e+002;
n=230; farx(n+1)=9.234258e+000; foe(n+1)=7.056185e+001; krok(n+1)=8.500298e-006; ng(n+1)=3.157843e+002;
n=231; farx(n+1)=9.109761e+000; foe(n+1)=7.046102e+001; krok(n+1)=1.126542e-005; ng(n+1)=2.405254e+002;
n=232; farx(n+1)=9.199953e+000; foe(n+1)=7.036047e+001; krok(n+1)=8.295367e-006; ng(n+1)=3.190236e+002;
n=233; farx(n+1)=9.077524e+000; foe(n+1)=7.026038e+001; krok(n+1)=1.138543e-005; ng(n+1)=2.379946e+002;
n=234; farx(n+1)=9.166937e+000; foe(n+1)=7.016113e+001; krok(n+1)=8.245594e-006; ng(n+1)=3.180139e+002;
n=235; farx(n+1)=9.045876e+000; foe(n+1)=7.006234e+001; krok(n+1)=1.138543e-005; ng(n+1)=2.366165e+002;
n=236; farx(n+1)=9.134805e+000; foe(n+1)=6.996436e+001; krok(n+1)=8.219763e-006; ng(n+1)=3.170535e+002;
n=237; farx(n+1)=9.015126e+000; foe(n+1)=6.986707e+001; krok(n+1)=1.131276e-005; ng(n+1)=2.356669e+002;
n=238; farx(n+1)=9.103033e+000; foe(n+1)=6.977046e+001; krok(n+1)=8.182517e-006; ng(n+1)=3.153857e+002;
n=239; farx(n+1)=8.984733e+000; foe(n+1)=6.967439e+001; krok(n+1)=1.131276e-005; ng(n+1)=2.342856e+002;
n=240; farx(n+1)=9.071796e+000; foe(n+1)=6.957903e+001; krok(n+1)=8.129247e-006; ng(n+1)=3.143437e+002;
n=241; farx(n+1)=8.954256e+000; foe(n+1)=6.948412e+001; krok(n+1)=1.138585e-005; ng(n+1)=2.328407e+002;
n=242; farx(n+1)=9.040693e+000; foe(n+1)=6.938967e+001; krok(n+1)=8.010217e-006; ng(n+1)=3.150098e+002;
n=243; farx(n+1)=8.924688e+000; foe(n+1)=6.929557e+001; krok(n+1)=1.148323e-005; ng(n+1)=2.308209e+002;
n=244; farx(n+1)=9.010687e+000; foe(n+1)=6.920222e+001; krok(n+1)=7.969908e-006; ng(n+1)=3.144579e+002;
n=245; farx(n+1)=8.896113e+000; foe(n+1)=6.910944e+001; krok(n+1)=1.142512e-005; ng(n+1)=2.297524e+002;
n=246; farx(n+1)=8.981137e+000; foe(n+1)=6.901741e+001; krok(n+1)=7.940086e-006; ng(n+1)=3.127243e+002;
n=247; farx(n+1)=8.867770e+000; foe(n+1)=6.892581e+001; krok(n+1)=1.142512e-005; ng(n+1)=2.284881e+002;
n=248; farx(n+1)=8.952284e+000; foe(n+1)=6.883490e+001; krok(n+1)=7.909320e-006; ng(n+1)=3.118605e+002;
n=249; farx(n+1)=8.840620e+000; foe(n+1)=6.874460e+001; krok(n+1)=1.132635e-005; ng(n+1)=2.274861e+002;
n=250; farx(n+1)=8.924310e+000; foe(n+1)=6.865513e+001; krok(n+1)=7.938342e-006; ng(n+1)=3.092132e+002;
n=251; farx(n+1)=8.813218e+000; foe(n+1)=6.856636e+001; krok(n+1)=1.126542e-005; ng(n+1)=2.269398e+002;
n=252; farx(n+1)=8.896242e+000; foe(n+1)=6.847787e+001; krok(n+1)=7.864914e-006; ng(n+1)=3.089320e+002;
n=253; farx(n+1)=8.787871e+000; foe(n+1)=6.839003e+001; krok(n+1)=1.115447e-005; ng(n+1)=2.253982e+002;
n=254; farx(n+1)=8.869444e+000; foe(n+1)=6.830329e+001; krok(n+1)=7.940086e-006; ng(n+1)=3.042196e+002;
n=255; farx(n+1)=8.761460e+000; foe(n+1)=6.821695e+001; krok(n+1)=1.109569e-005; ng(n+1)=2.249550e+002;
n=256; farx(n+1)=8.842534e+000; foe(n+1)=6.813111e+001; krok(n+1)=7.866658e-006; ng(n+1)=3.042268e+002;
n=257; farx(n+1)=8.736009e+000; foe(n+1)=6.804572e+001; krok(n+1)=1.109774e-005; ng(n+1)=2.235271e+002;
n=258; farx(n+1)=8.816552e+000; foe(n+1)=6.796102e+001; krok(n+1)=7.864914e-006; ng(n+1)=3.027609e+002;
n=259; farx(n+1)=8.711219e+000; foe(n+1)=6.787693e+001; krok(n+1)=1.099884e-005; ng(n+1)=2.228267e+002;
n=260; farx(n+1)=8.791019e+000; foe(n+1)=6.779341e+001; krok(n+1)=7.864914e-006; ng(n+1)=3.008703e+002;
n=261; farx(n+1)=8.687479e+000; foe(n+1)=6.771054e+001; krok(n+1)=1.085468e-005; ng(n+1)=2.220158e+002;
n=262; farx(n+1)=8.766082e+000; foe(n+1)=6.762843e+001; krok(n+1)=7.902593e-006; ng(n+1)=2.974052e+002;
n=263; farx(n+1)=8.664277e+000; foe(n+1)=6.754679e+001; krok(n+1)=1.069939e-005; ng(n+1)=2.213043e+002;
n=264; farx(n+1)=8.742073e+000; foe(n+1)=6.746605e+001; krok(n+1)=7.983154e-006; ng(n+1)=2.938909e+002;
n=265; farx(n+1)=8.640350e+000; foe(n+1)=6.738587e+001; krok(n+1)=1.061240e-005; ng(n+1)=2.212402e+002;
n=266; farx(n+1)=8.717597e+000; foe(n+1)=6.730595e+001; krok(n+1)=7.895680e-006; ng(n+1)=2.940351e+002;
n=267; farx(n+1)=8.617880e+000; foe(n+1)=6.722655e+001; krok(n+1)=1.057446e-005; ng(n+1)=2.196791e+002;
n=268; farx(n+1)=8.694031e+000; foe(n+1)=6.714788e+001; krok(n+1)=7.920990e-006; ng(n+1)=2.910336e+002;
n=269; farx(n+1)=8.594422e+000; foe(n+1)=6.706958e+001; krok(n+1)=1.061240e-005; ng(n+1)=2.188814e+002;
n=270; farx(n+1)=8.670425e+000; foe(n+1)=6.699154e+001; krok(n+1)=7.815812e-006; ng(n+1)=2.922767e+002;
n=271; farx(n+1)=8.572687e+000; foe(n+1)=6.691402e+001; krok(n+1)=1.057446e-005; ng(n+1)=2.174050e+002;
n=272; farx(n+1)=8.647935e+000; foe(n+1)=6.683717e+001; krok(n+1)=7.864914e-006; ng(n+1)=2.894549e+002;
n=273; farx(n+1)=8.551599e+000; foe(n+1)=6.676089e+001; krok(n+1)=1.039083e-005; ng(n+1)=2.170585e+002;
n=274; farx(n+1)=8.625836e+000; foe(n+1)=6.668528e+001; krok(n+1)=7.918261e-006; ng(n+1)=2.861053e+002;
n=275; farx(n+1)=8.530143e+000; foe(n+1)=6.661013e+001; krok(n+1)=1.031748e-005; ng(n+1)=2.165708e+002;
n=276; farx(n+1)=8.603636e+000; foe(n+1)=6.653540e+001; krok(n+1)=7.866658e-006; ng(n+1)=2.851988e+002;
n=277; farx(n+1)=8.508592e+000; foe(n+1)=6.646105e+001; krok(n+1)=1.038706e-005; ng(n+1)=2.152526e+002;
n=278; farx(n+1)=8.581597e+000; foe(n+1)=6.638702e+001; krok(n+1)=7.768137e-006; ng(n+1)=2.856612e+002;
n=279; farx(n+1)=8.487599e+000; foe(n+1)=6.631333e+001; krok(n+1)=1.046329e-005; ng(n+1)=2.136528e+002;
n=280; farx(n+1)=8.560006e+000; foe(n+1)=6.624008e+001; krok(n+1)=7.698578e-006; ng(n+1)=2.853869e+002;
n=281; farx(n+1)=8.466687e+000; foe(n+1)=6.616709e+001; krok(n+1)=1.054828e-005; ng(n+1)=2.122550e+002;
n=282; farx(n+1)=8.538841e+000; foe(n+1)=6.609449e+001; krok(n+1)=7.626235e-006; ng(n+1)=2.858607e+002;
n=283; farx(n+1)=8.446100e+000; foe(n+1)=6.602228e+001; krok(n+1)=1.061240e-005; ng(n+1)=2.110491e+002;
n=284; farx(n+1)=8.518032e+000; foe(n+1)=6.595032e+001; krok(n+1)=7.559406e-006; ng(n+1)=2.863148e+002;
n=285; farx(n+1)=8.426312e+000; foe(n+1)=6.587889e+001; krok(n+1)=1.061240e-005; ng(n+1)=2.099129e+002;
n=286; farx(n+1)=8.497518e+000; foe(n+1)=6.580777e+001; krok(n+1)=7.517282e-006; ng(n+1)=2.852886e+002;
n=287; farx(n+1)=8.407253e+000; foe(n+1)=6.573708e+001; krok(n+1)=1.057446e-005; ng(n+1)=2.087017e+002;
n=288; farx(n+1)=8.477679e+000; foe(n+1)=6.566698e+001; krok(n+1)=7.532364e-006; ng(n+1)=2.830240e+002;
n=289; farx(n+1)=8.388105e+000; foe(n+1)=6.559725e+001; krok(n+1)=1.052881e-005; ng(n+1)=2.080207e+002;
n=290; farx(n+1)=8.457890e+000; foe(n+1)=6.552793e+001; krok(n+1)=7.488082e-006; ng(n+1)=2.822052e+002;
n=291; farx(n+1)=8.368719e+000; foe(n+1)=6.545892e+001; krok(n+1)=1.061240e-005; ng(n+1)=2.068467e+002;
n=292; farx(n+1)=8.438093e+000; foe(n+1)=6.539011e+001; krok(n+1)=7.381362e-006; ng(n+1)=2.830992e+002;
n=293; farx(n+1)=8.348967e+000; foe(n+1)=6.532156e+001; krok(n+1)=1.083629e-005; ng(n+1)=2.052004e+002;
n=294; farx(n+1)=8.418657e+000; foe(n+1)=6.525293e+001; krok(n+1)=7.258975e-006; ng(n+1)=2.859015e+002;
n=295; farx(n+1)=8.332029e+000; foe(n+1)=6.518494e+001; krok(n+1)=1.069939e-005; ng(n+1)=2.038320e+002;
n=296; farx(n+1)=8.400309e+000; foe(n+1)=6.511780e+001; krok(n+1)=7.359719e-006; ng(n+1)=2.805201e+002;
n=297; farx(n+1)=8.314235e+000; foe(n+1)=6.505099e+001; krok(n+1)=1.057446e-005; ng(n+1)=2.036368e+002;
n=298; farx(n+1)=8.381886e+000; foe(n+1)=6.498465e+001; krok(n+1)=7.338903e-006; ng(n+1)=2.792601e+002;
n=299; farx(n+1)=8.296238e+000; foe(n+1)=6.491860e+001; krok(n+1)=1.061240e-005; ng(n+1)=2.027059e+002;
n=300; farx(n+1)=8.363908e+000; foe(n+1)=6.485281e+001; krok(n+1)=7.304702e-006; ng(n+1)=2.796305e+002;

figure; semilogy(farx,'b'); hold on; semilogy(foe,'r'); xlabel('Iteracje'); ylabel('Earx, Eoe'); legend('Earx','Eoe'); title('Uczenie predyktora OE');
figure; subplot(2,1,1); semilogy(krok); xlabel('Iteracje'); ylabel('Krok');
subplot(2,1,2); semilogy(ng); xlabel('Iteracje'); ylabel('Norma gradientu');
Earx=farx(n+1)
Eoe=foe(n+1)
